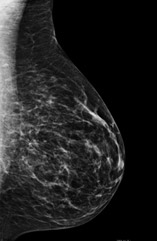
#> input picture Assign1/images/BreastDigitalMammogram.jpg, 157 x 241 px, found by its file name
$ jupyter execute Assignment1.ipynb
#> lines starting #> are read from the running program, lines starting #| are printed output that depends on the picture; after the words box and inside, x2 and y2 are one past the last pixel; in counts of white or black regions, pixels touching at a corner belong together
### Intensity Transformation Functions

The spatial domain processes can be denoted by the expression $$g(x,y) = T[f(x,y)]$$ where $f(x,y)$ is the input image, $g(x,y)$ is the output image, and $T$ is an operator on $f$ defined over a neighborhood of point $(x,y)$.

### Image Negatives
The negative of an image with intensity levels in the range $[0, L-1]$ is obtained by using the ngative transformation given by the expression $$s = L - 1 - r$$ Reversing the intensity levels of an image in this manner produces the equivalent of a photographic negative. This type of processing is particularly suited for enchancing white of gray detail embedded in dark regions of an image, especially when the black areas are dominant in size.

[cell 1]
import numpy as np
import cv2
import matplotlib.pyplot as plt
import time

# read input image
img = cv2.imread("/home/gary/Documents/ECSE415_Fall2017/Assignment1/BreastDigitalMammogram.jpg", 0)
#> img is the input picture: shape (241, 157); min 0, max 235, mean 33
# copy image
img2 = img.copy()
img3 = img.copy()

# image dimensions
height, width = img.shape
#> height = 241; width = 157

# time algorithm
t0 = time.time()
# compute negative (for loop)
for row in range(0, height):
    for col in range(0, width):
        img2[row,col] = 255 - img2[row,col]
print("Elapsed time:", time.time() - t0)

# time algorithm
t0 = time.time()
# compute negative
img3 = 255 - img3
print("Elapsed time:", time.time() - t0)

# save image
cv2.imwrite("DigitalMammogramNegative.jpg", img2)

# display images
plt.figure(figsize=(10,10))
plt.subplot(131), plt.imshow(img, cmap="gray")
plt.title("Digital Mammogram"), plt.xticks([]), plt.yticks([])
plt.subplot(132), plt.imshow(img2, cmap="gray")
plt.title("Negative Image 1"), plt.xticks([]), plt.yticks([])
plt.subplot(133), plt.imshow(img3, cmap="gray")
plt.title("Negative Image3"), plt.xticks([]), plt.yticks([])
plt.show()

### Power-Law (Gamma) Transformation
Power-lay transformations have the basic form $$s = cr^\gamma$$ where c and $\gamma$ are positive constants. Power-law curves with fractional values of $\gamma$ map a narrow range of dark input values into a wider range of output values, with the opposite being true for higher values of input images. Notice there is a family of possible transformation curves obtained by simply varying $\gamma$.

[cell 2]
# read image
img = cv2.imread("/home/gary/Documents/ECSE415_Fall2017/Assignment1/LumbarSpineMRI.jpg", 0)
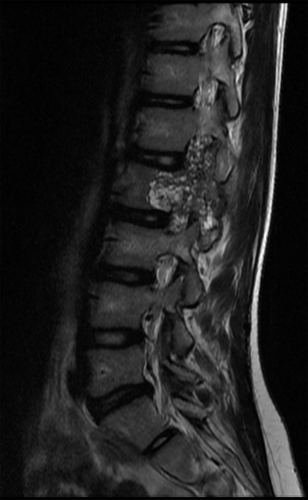
#> input picture Assign1/images/LumbarSpineMRI.jpg, 308 x 500 px, found by its file name
#> img is the input picture: shape (500, 308); min 0, max 255, mean 33.3

# image dimensions
height, width = img.shape
#> height = 500; width = 308

# copy images
img2 = img.copy()
img3 = img.copy()

# apply intensity transformation
for row in range(0, height):
    for col in range(0, width):
        img2[row, col] = 1 * img2[row, col] ** 0.6
#> img2: shape (500, 308)

# apply intensity transformation
for row in range(0, height):
    for col in range(0, width):
        img3[row, col] = 1 * img3[row, col] ** 0.3


# scale image in range [0,255]
f_m = img2 - img2.min()
f_s = 255 * (f_m / f_m.max())
# save image
cv2.imwrite("SpineMRI-Gamma.jpg", f_s)

# display images
plt.figure(figsize=(10,10))
plt.subplot(131), plt.imshow(img, cmap="gray")
plt.title("Spine MRI"), plt.xticks([]), plt.yticks([])
plt.subplot(132), plt.imshow(img2, cmap="gray")
plt.title("Gamma Trans. 1"), plt.xticks([]), plt.yticks([])
plt.subplot(133), plt.imshow(img3, cmap="gray")
plt.title("Gamma Trans. 2"), plt.xticks([]), plt.yticks([])
plt.show()

### Intensity Level Slicing
Highlighting a specific range of intensities in an image is often of interest. This process, often called *intensity-level slicing*, can be implemented in several ways, but most are variations of two basic themes. One approach is to display in one value (white) all the values in the range of interest and in another (black) all other intensities. The second approach brightens the desired range of intensities but leaves all other intensity levels in the image unchanged.

[cell 3]
# read image
img = cv2.imread("/home/gary/Documents/ECSE415_Fall2017/Assignment1/AroticAneurysmRadiograph.jpg", 0)
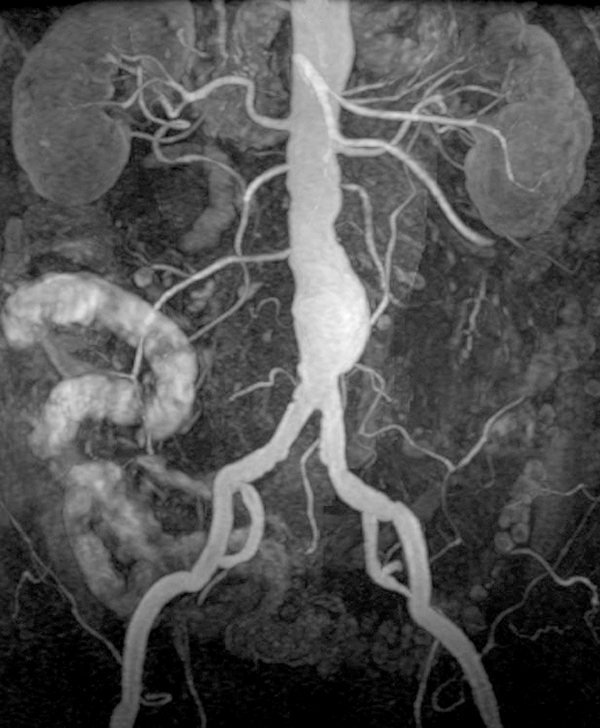
#> input picture Assign1/images/AroticAneurysmRadiograph.jpg, 600 x 728 px, found by its file name
#> img is the input picture: shape (728, 600); min 0, max 255, mean 82.4

# image dimensions
height, width = img.shape
#> height = 728; width = 600

# copy images
img2 = img.copy()
img3 = img.copy()

# slicing thresholds
thres1 = 120
thres2 = 240

# apply intensity level slicing
for row in range(0, height):
    for col in range(0, width):
        if img2[row,col] >= thres1 and img2[row,col] <= thres2:
            img2[row,col] = 255
        else:
            img2[row,col] = 0
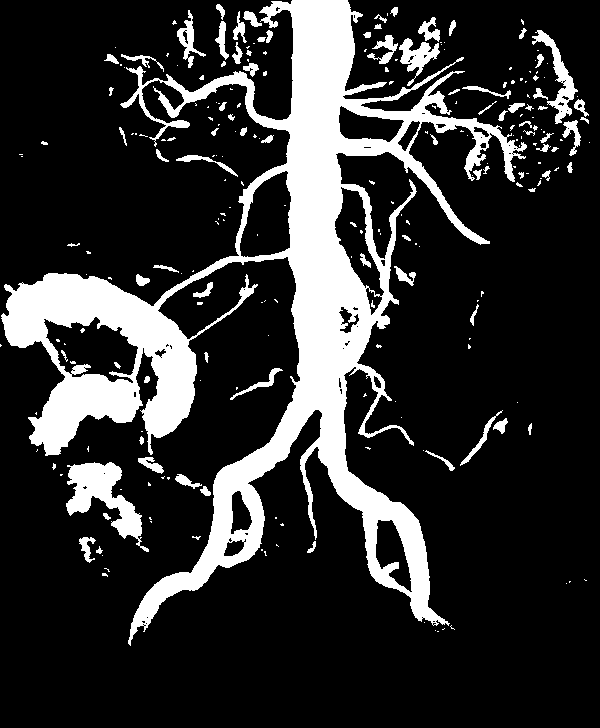
#> img2: shape (728, 600); 18.9% white; 246 white regions (161 under 20 px), largest, box (x1, y1, x2, y2) and area: (1, 0, 527, 646) 69991, (66, 462, 149, 552) 2846, (532, 30, 578, 124) 1098

# apply intensity level slicing
for row in range(0, height):
    for col in range(0, width):
        if img3[row,col] >= thres1 and img3[row,col] <= thres2:
            img3[row,col] = 255
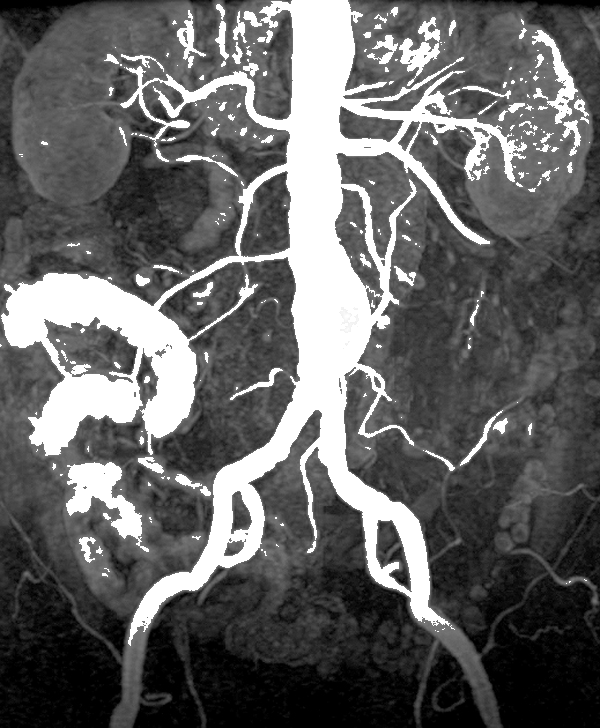
#> img3: shape (728, 600); 18.9% of pixels changed, all inside (x1, y1, x2, y2) = (0, 0, 590, 646)

# save image
cv2.imwrite("AoticBinary.jpg", img2)

# display images
plt.figure(figsize=(10,10))
plt.subplot(131), plt.imshow(img, cmap="gray")
plt.title("Aortic Radiograph"), plt.xticks([]), plt.yticks([])
plt.subplot(132), plt.imshow(img2, cmap="gray")
plt.title("Intensity Slicing 1"), plt.xticks([]), plt.yticks([])
plt.subplot(133), plt.imshow(img3, cmap="gray")
plt.title("Intensity Slicing 2"), plt.xticks([]), plt.yticks([])
plt.show()

### Smoothing Linear Spatial Filters
Smoothing filters are used for blurring and for noise reduction. Blurring is used in preprocessing tasks, such as removal of small details from an image prior to (large) object extraction, and bridging of small gaps in lines or curvers.
The output of a smoothing, linear spatial filter is simply the average of the pixels contained in the neighborhood of the filter mask. These filters are called *averaging filters*.

[cell 4]
# read image
img = cv2.imread("/home/gary/Documents/ECSE415_Fall2017/Assignment1/HubbleSpaceTelescope.jpg", 0)
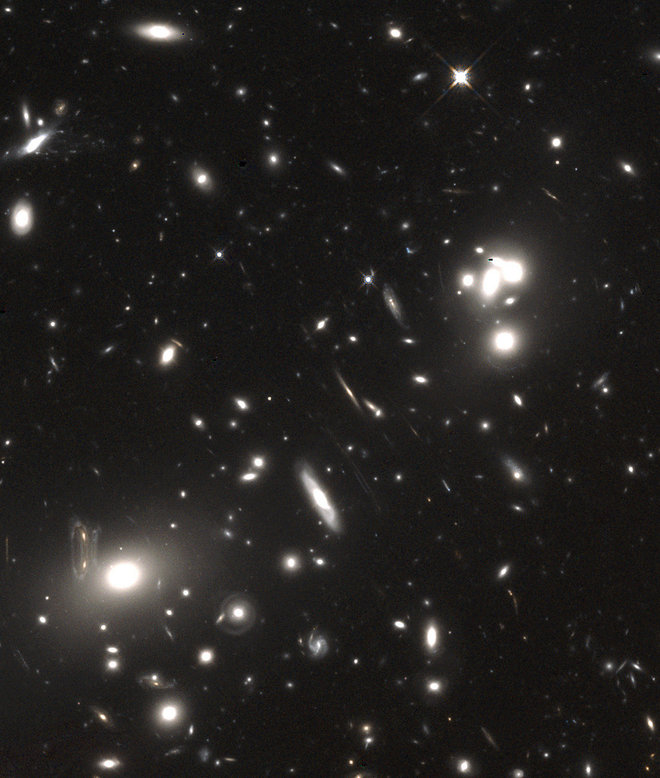
#> input picture Assign1/images/HubbleSpaceTelescope.jpg, 660 x 778 px, found by its file name
#> img: shape (778, 660); min 0, max 255, mean 34.6

# image dimensions
height, width = img.shape
#> height = 778; width = 660

# create kernel
ksize = 15
kernel = np.ones((ksize,ksize), dtype=np.float32) / (ksize*ksize)
offset = int((ksize-1)/2)

# pad image
img_pad = np.zeros((height+ksize-1, width+ksize-1))
img_pad[offset:-offset, offset:-offset] = img

# filter image
img_filter = np.zeros((height, width))
for row in range(offset, height+offset):
    for col in range(offset, width+offset):
        total = np.sum(img_pad[row-offset:row+offset+1, col-offset:col+offset+1] * kernel)
        img_filter[row-offset,col-offset] = total

# threshold image
img_thres = np.zeros((height, width))
thres = 80
for row in range(0, height):
    for col in range(0, width):
        if img_filter[row, col] >= thres:
            img_thres[row, col] = 1
#> img_thres: shape (778, 660) float64; values 0 (black) and 1 (white), 5.5% white; 40 white regions (1 under 20 px), largest, box (x1, y1, x2, y2) and area: (63, 527, 193, 634) 8947, (454, 242, 536, 365) 6555, (299, 467, 341, 531) 1438

# scale image in range [0,255]
f_m = img_thres - img_thres.min()
f_s = 255 * (f_m / f_m.max())
# save image
cv2.imwrite("HubbleTelescopeBinary.jpg", f_s)

# display images
plt.figure(figsize=(10,10))
plt.subplot(131), plt.imshow(img, cmap="gray")
plt.title("Hubble Telescope"), plt.xticks([]), plt.yticks([])
plt.subplot(132), plt.imshow(img_filter, cmap="gray")
plt.title("Filtered Image"), plt.xticks([]), plt.yticks([])
plt.subplot(133), plt.imshow(img_thres, cmap="gray")
plt.title("Thresholded Image"), plt.xticks([]), plt.yticks([])
plt.show()

### First-Order Derivatives
First-order derivatives in image processing are implemented using the magnitude of the gradient.

[cell 5]
# read image
img = cv2.imread("/home/gary/Documents/ECSE415_Fall2017/Assignment1/SatelliteImage.jpg", 0)
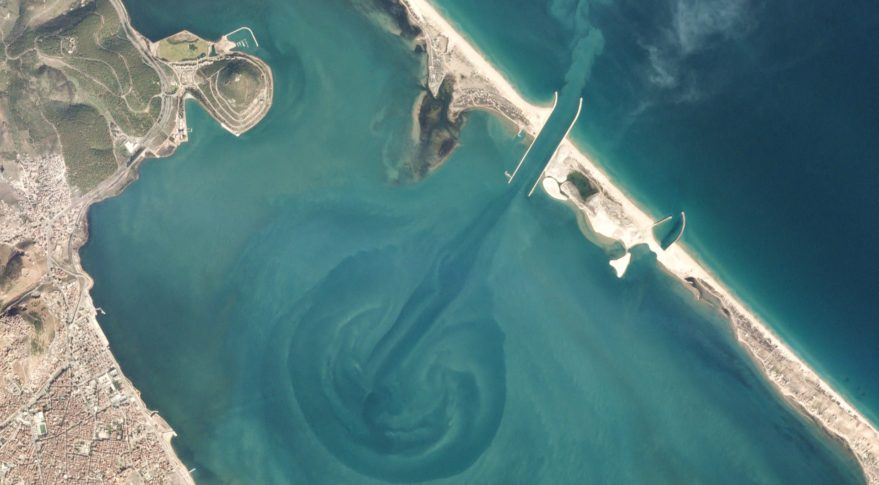
#> input picture Assign1/images/SatelliteImage.jpg, 879 x 485 px, found by its file name
#> img: shape (485, 879); min 41, max 255, mean 112

# image dimensions
height, width = img.shape
#> height = 485; width = 879

# blur image
img_blur = cv2.GaussianBlur(img, (9,9), 0)

# create kernel
ksize = 3
sobel_x = np.array([[-1,0,1], [-2,0,2], [-1,0,1]])
sobel_y = np.array([[-1,-2,-1], [0,0,0], [1,2,1]])
offset = int((ksize-1)/2)

# pad image
img_pad = np.zeros((height+ksize-1, width+ksize-1))
img_pad[offset:-offset, offset:-offset] = img
#> img_pad: shape (487, 881) float64

# filter image (sobel x)
Ix = np.zeros((height, width))
for row in range(offset, height+offset):
    for col in range(offset, width+offset):
        total = np.sum(img_pad[row-offset:row+offset+1, col-offset:col+offset+1] * sobel_x)
        Ix[row-offset,col-offset] = total
print(Ix.dtype)
#| float64
# filter image (sobel y)
Iy = np.zeros((height, width))
for row in range(offset, height+offset):
    for col in range(offset, width+offset):
        total = np.sum(img_pad[row-offset:row+offset+1, col-offset:col+offset+1] * sobel_y)
        Iy[row-offset,col-offset] = total

# gradient magnitude
Ig = np.sqrt(Ix**2 + Iy**2)

# scale image in range [0,255]
f_m = Ig - Ig.min()
f_s = 255 * (f_m / f_m.max())
#> f_s: shape (485, 879) float64

# threshold image
img_thres = np.zeros((height, width))
thres = 15
for row in range(0, height):
    for col in range(0, width):
        if f_s[row, col] >= thres:
            img_thres[row, col] = 1
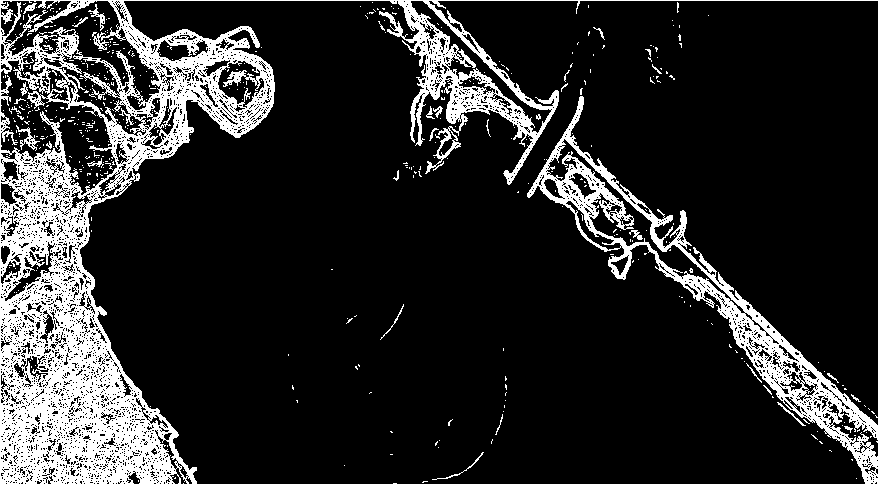
#> img_thres: shape (485, 879) float64; values 0 (black) and 1 (white), 16.4% white; 479 white regions (450 under 20 px), largest, box (x1, y1, x2, y2) and area: (0, 0, 879, 485) 67436, (16, 125, 40, 151) 165, (88, 4, 105, 31) 112

# scale image in range [0,255]
f_m = img_thres - img_thres.min()
f_s = 255 * (f_m / f_m.max())

# save image
cv2.imwrite("SatelliteEdges.jpg", f_s)

# display images
plt.figure(figsize=(10,10))
plt.subplot(221), plt.imshow(img, cmap="gray")
plt.title("SatelliteImage"), plt.xticks([]), plt.yticks([])
plt.subplot(222), plt.imshow(Ix, cmap="gray")
plt.title("Ix"), plt.xticks([]), plt.yticks([])
plt.subplot(223), plt.imshow(Iy, cmap="gray")
plt.title("Iy"), plt.xticks([]), plt.yticks([])
plt.subplot(224), plt.imshow(img_thres, cmap="gray")
plt.title("Thresholded Gradient"), plt.xticks([]), plt.yticks([])
plt.show()

### Sharpening Spatial Filter
The principal objective of sharpening is to highlight transitions in intensity. Last question we saw that image blurring could be accomplished in the spatial domain by pixel averaging in a neighborhood. Because averaging is analogous to integration, it is logical to conclude that sharpening can be accomplished by spatial differentiation.
For this question, we consider the implementation of 2-D, second-order derivatives and their use for image sharpening.
Because the Laplacian is a derivative operator, its use highlights intensity discontinuities in an image and deemphasizes regions with slowly varying intensity levels. This will tend to produce images that have grayish edge lines and other discontinuities, all superimposed on a dark, featureless background. Background features can be "recovered" while still preserving the sharpening effect of the Laplacian simply by adding the Laplacian image to the original. Thus, the basic way in which we use the Laplacian for image sharpening is: $$g(x,y) = f(x,y) + c[\nabla^2 f(x,y)]$$ where $f(x,y)$ and $g(x,y)$ are the input and sharpened images, respectively.

[cell 6]
# read image
img = cv2.imread("/home/gary/Documents/ECSE415_Fall2017/Assignment1/Moon.jpg", 0)
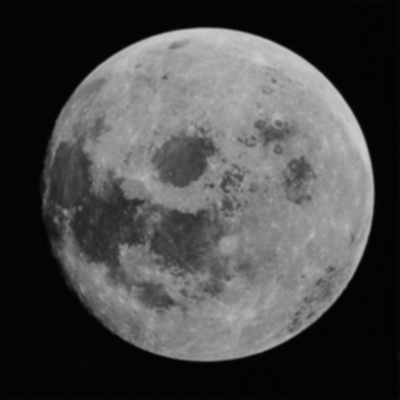
#> input picture Assign1/images/Moon.jpg, 400 x 400 px, found by its file name
#> img is the input picture: shape (400, 400); min 0, max 204, mean 72.5

# image dimensions
height, width = img.shape
#> height = 400; width = 400

# create laplacian kernel
kernel = np.array([[-1,-1,-1], [-1,8,-1], [-1,-1,-1]])
ksize = 3
offset = int((ksize-1)/2)

# pad image
img_pad = np.zeros((height+ksize-1, width+ksize-1))
img_pad[offset:-offset, offset:-offset] = img
#> img_pad: shape (402, 402) float64

# filter image
img_filt = np.zeros((height, width))
for row in range(offset, height+offset):
    for col in range(offset, width+offset):
        total = np.sum(img_pad[row-offset:row+offset+1, col-offset:col+offset+1] * kernel)
        img_filt[row-offset, col-offset] = total
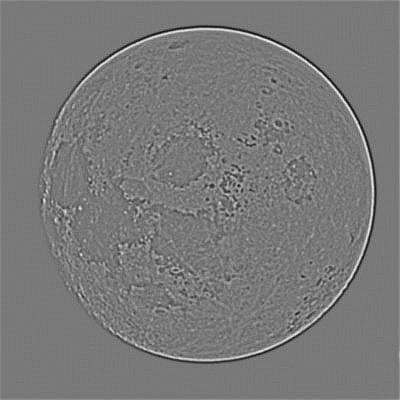
#> img_filt: shape (400, 400) float64; min -126, max 138, mean 0.2; drawn with min black and max white

# scale image in range [0,255]
f_m = img_filt - img_filt.min()
f_s = 255 * (f_m / f_m.max())
#> f_s: shape (400, 400) float64

# apply Laplacian sharpening
c = 0.33
img_sharp = img + c * f_s

# save image
cv2.imwrite("MoonLaplacian.jpg", img_filt)
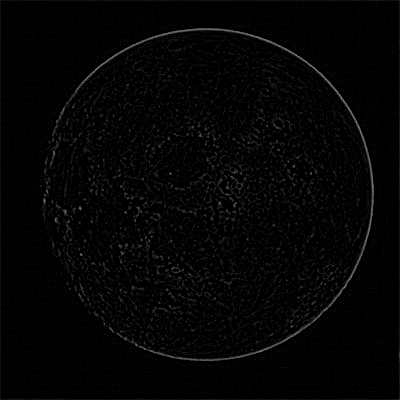
#> saved as MoonLaplacian.jpg: shape (400, 400); min 0, max 138, mean 4.2
cv2.imwrite("MoonSharp.jpg", img_sharp)

# display images
plt.figure(figsize=(10,10))
plt.subplot(131), plt.imshow(img, cmap="gray")
plt.title("Moon"), plt.xticks([]), plt.yticks([])
plt.subplot(132), plt.imshow(img_filt, cmap="gray")
plt.title("Laplician"), plt.xticks([]), plt.yticks([])
plt.subplot(133), plt.imshow(img_sharp, cmap="gray")
plt.title("Sharpened"), plt.xticks([]), plt.yticks([])
plt.show()
